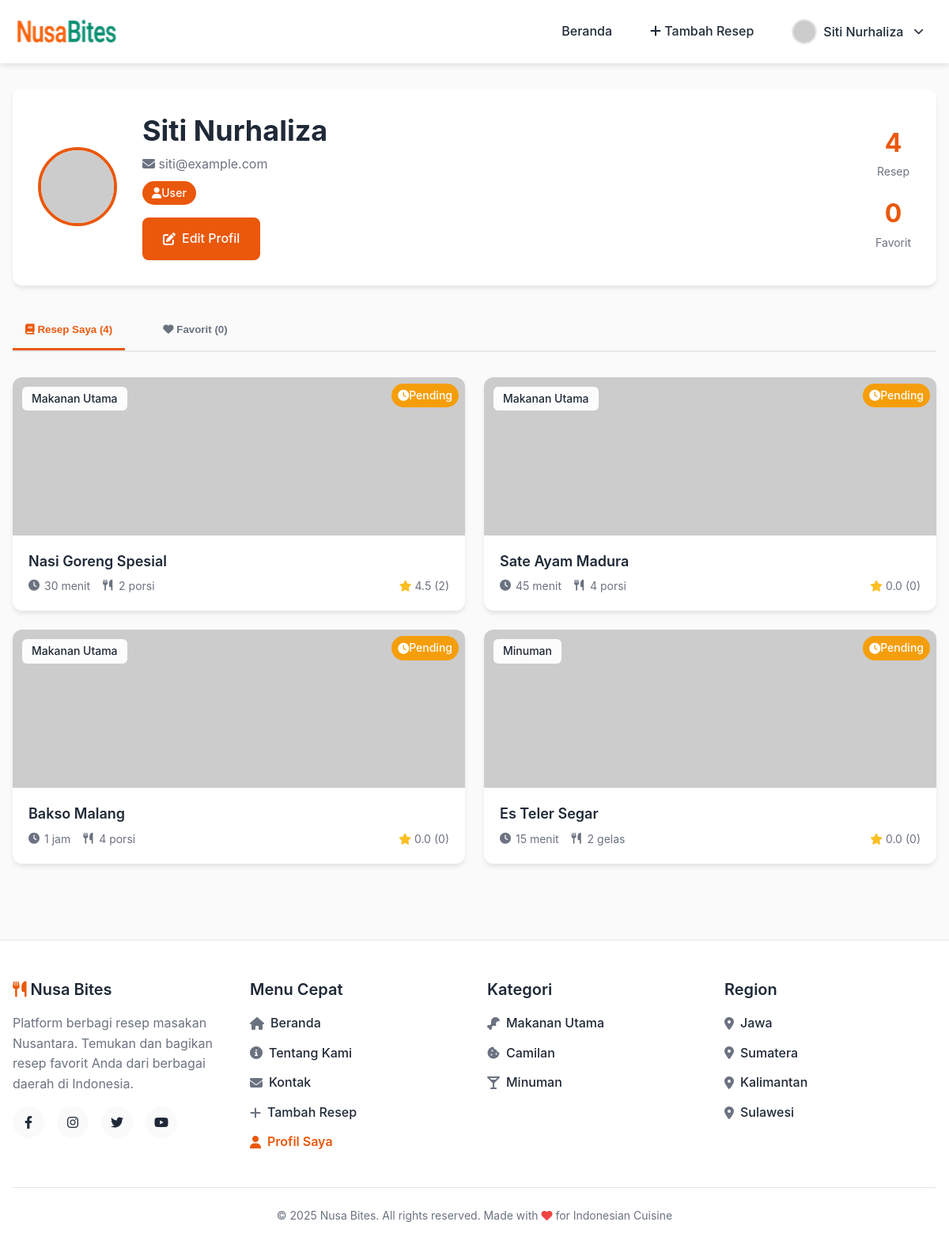
Page /pages/user/profile.php (signed in) on the committed database.
### tables this page shows
CREATE TABLE IF NOT EXISTS recipes (
    id INT AUTO_INCREMENT PRIMARY KEY,
    title VARCHAR(200) NOT NULL,
    description TEXT NOT NULL,
    image VARCHAR(500) DEFAULT NULL,
    author_id INT NOT NULL,
    author_name VARCHAR(100) NOT NULL,
    author_avatar VARCHAR(255) DEFAULT NULL,
    cooking_time VARCHAR(50) NOT NULL,
    servings VARCHAR(20) DEFAULT NULL,
    category VARCHAR(50) NOT NULL,
    region VARCHAR(50) NOT NULL,
    rating DECIMAL(3,2) DEFAULT 0.00,
    review_count INT DEFAULT 0,
    status ENUM('pending', 'approved', 'rejected') DEFAULT 'pending',
    rejection_reason TEXT DEFAULT NULL,
    ingredients TEXT NOT NULL,
    steps TEXT NOT NULL,
    created_at TIMESTAMP DEFAULT CURRENT_TIMESTAMP,
    updated_at TIMESTAMP DEFAULT CURRENT_TIMESTAMP ON UPDATE CURRENT_TIMESTAMP,
    FOREIGN KEY (author_id) REFERENCES users(id) ON DELETE CASCADE,
    INDEX idx_category (category),
    INDEX idx_region (region),
    INDEX idx_rating (rating),
    INDEX idx_status (status)
);

### config/functions.php (called while the page is built, shortened)
<?php
function isLoggedIn()
{
    return isset($_SESSION['user_id']);
}
function getCurrentUser()
{
    return [
        'id' => $_SESSION['user_id'],
        'name' => $_SESSION['user_name'],
        'email' => $_SESSION['user_email'],
        'role' => $_SESSION['user_role'],
        'avatar' => $_SESSION['user_avatar']
    ];
}
function isActivePage($pageName)
{
    $currentPage = basename($_SERVER['PHP_SELF']);
    return $currentPage === $pageName ? 'active' : '';
}

### pages/user/profile.php (the view, shortened to what this page needs)
<?php
require_once '../../config/functions.php';
$user = getCurrentUser();
$conn = getDBConnection();
$myRecipesStmt = $conn->prepare("SELECT r.*,
                                  (SELECT COUNT(*) FROM reviews WHERE recipe_id = r.id) as actual_review_count,
                                  (SELECT AVG(rating) FROM reviews WHERE recipe_id = r.id) as actual_rating
                                  FROM recipes r WHERE r.author_id = ? ORDER BY r.created_at DESC");
$myRecipesStmt->bind_param("i", $user['id']);
$myRecipesStmt->execute();
$myRecipes = $myRecipesStmt->get_result()->fetch_all(MYSQLI_ASSOC);
$likedStmt = $conn->prepare("SELECT r.*,
                             (SELECT COUNT(*) FROM reviews WHERE recipe_id = r.id) as actual_review_count,
                             (SELECT AVG(rating) FROM reviews WHERE recipe_id = r.id) as actual_rating
                             FROM recipes r
                             INNER JOIN liked_recipes l ON r.id = l.recipe_id
                             WHERE l.user_id = ?
                             ORDER BY l.created_at DESC");
$likedStmt->bind_param("i", $user['id']);
$likedStmt->execute();
$likedRecipes = $likedStmt->get_result()->fetch_all(MYSQLI_ASSOC);
?>
<!DOCTYPE html>
<html lang="id">
<head>
    <link rel="stylesheet" href="../../assets/css/style.css">
    <link rel="stylesheet" href="https://cdnjs.cloudflare.com/ajax/libs/font-awesome/6.4.0/css/all.min.css">
</head>
<body>
    <header class="header">
        <div class="container header-content">
            <a href="../../index.php" class="logo">
                <img src="../../assets/images/logo.png" alt="NusaBites Logo" style="height: 40px;">
            </a>
            <nav class="nav-links">
                <a href="../../index.php" class="<?php echo isActivePage('index.php'); ?>">Beranda</a>
                <a href="../recipe/add_recipe.php" class="<?php echo isActivePage('add_recipe.php'); ?>"><i class="fas fa-plus"></i> Tambah Resep</a>
                <div class="profile-dropdown">
                    <button class="user-profile-btn" onclick="toggleProfileDropdown(event)">
                        <?php
                        $navAvatar = $user['avatar'];
                        ?>
                        <?php if (!empty($navAvatar)): ?>
                            <img src="<?php echo htmlspecialchars($navAvatar); ?>"
                                alt="<?php echo htmlspecialchars($user['name']); ?>"
                                class="avatar">
                        <?php else: ?>
                            <i class="fas fa-user-circle" style="font-size: 1.5rem;"></i>
                        <?php endif; ?>
                        <span><?php echo htmlspecialchars($user['name']); ?></span>
                        <i class="fas fa-chevron-down" style="font-size: 0.8rem; margin-left: 0.3rem;"></i>
                    </button>
                </div>
            </nav>
        </div>
    </header>
    <div class="container" style="padding: 2rem 1rem;">
        <div class="card" style="padding: 2rem; margin-bottom: 2rem;">
            <div style="display: flex; align-items: center; gap: 2rem;">
                <?php
                $avatarSrc = $user['avatar'];
                ?>
                <?php if (!empty($avatarSrc)): ?>
                    <img src="<?php echo htmlspecialchars($avatarSrc); ?>"
                        alt="<?php echo htmlspecialchars($user['name']); ?>"
                        style="width: 100px; height: 100px; border-radius: 50%; border: 4px solid var(--color-primary); object-fit: cover;">
                <?php endif; ?>
                <div style="flex: 1;">
                    <h1 style="margin-bottom: 0.5rem;"><?php echo htmlspecialchars($user['name']); ?></h1>
                    <p class="text-gray" style="margin-bottom: 0.5rem;">
                        <i class="fas fa-envelope"></i> <?php echo htmlspecialchars($user['email']); ?>
                    </p>
                    <span class="badge badge-primary">
                        <i class="fas fa-<?php echo $user['role'] === 'admin' ? 'crown' : 'user'; ?>"></i>
                        <?php echo $user['role'] === 'admin' ? 'Admin' : 'User'; ?>
                    </span>
                    <div style="margin-top: 1rem;">
                        <a href="edit_profile.php" class="btn btn-secondary">
                            <i class="fas fa-edit"></i> Edit Profil
                        </a>
                    </div>
                </div>
                <div style="display: flex; flex-direction: column; gap: 1rem; text-align: center;">
                    <div>
                        <div style="font-size: 2rem; font-weight: 700; color: var(--color-primary);"><?php echo count($myRecipes); ?></div>
                        <div class="text-gray text-sm">Resep</div>
                    </div>
                    <div>
                        <div style="font-size: 2rem; font-weight: 700; color: var(--color-primary);"><?php echo count($likedRecipes); ?></div>
                        <div class="text-gray text-sm">Favorit</div>
                    </div>
                </div>
            </div>
        </div>
        <div style="margin-bottom: 2rem; border-bottom: 2px solid var(--color-border);">
            <div style="display: flex; gap: 2rem;">
                <button onclick="showTab('my-recipes')" id="tab-my-recipes" class="tab-button active" style="padding: 1rem; background: none; border: none; border-bottom: 3px solid var(--color-primary); cursor: pointer; font-weight: 600; color: var(--color-primary);">
                    <i class="fas fa-book"></i> Resep Saya (<?php echo count($myRecipes); ?>)
                </button>
                <button onclick="showTab('liked')" id="tab-liked" class="tab-button" style="padding: 1rem; background: none; border: none; border-bottom: 3px solid transparent; cursor: pointer; font-weight: 600; color: var(--color-text-gray);">
                    <i class="fas fa-heart"></i> Favorit (<?php echo count($likedRecipes); ?>)
                </button>
            </div>
        </div>
        <div id="content-my-recipes" class="tab-content">
            <?php if (count($myRecipes) > 0): ?>
                <div class="grid recipe-grid">
                    <?php foreach ($myRecipes as $recipe): ?>
                        <div class="card recipe-card" onclick="window.location.href='../recipe/recipe_detail.php?id=<?php echo $recipe['id']; ?>'">
                            <div class="recipe-card-image-wrapper">
                                <img src="<?php echo htmlspecialchars($recipe['image']); ?>"
                                    alt="<?php echo htmlspecialchars($recipe['title']); ?>"
                                    class="recipe-card-image"
                                    onerror="this.onerror=null; this.src='https://via.placeholder.com/400x300/f59e0b/ffffff?text=Gambar+Tidak+Tersedia'">
                                <span class="recipe-card-badge"><?php echo htmlspecialchars($recipe['category']); ?></span>
                                <?php if ($recipe['status'] === 'pending'): ?>
                                    <span class="badge" style="position: absolute; top: 0.5rem; right: 0.5rem; background: #f59e0b; color: white; padding: 0.25rem 0.5rem;">
                                        <i class="fas fa-clock"></i> Pending
                                    </span>
                                <?php elseif ($recipe['status'] === 'rejected'): ?>
                                    <span class="badge" style="position: absolute; top: 0.5rem; right: 0.5rem; background: #ef4444; color: white; padding: 0.25rem 0.5rem;">
                                        <i class="fas fa-times-circle"></i> Ditolak
                                    </span>
                                <?php endif; ?>
                            </div>
                            <div class="card-content">
                                <h3 class="recipe-card-title"><?php echo htmlspecialchars($recipe['title']); ?></h3>
                                <div class="recipe-card-footer">
                                    <div style="display: flex; gap: 1rem; flex-wrap: wrap;">
                                        <div class="flex items-center gap-1">
                                            <i class="fas fa-clock icon-sm"></i>
                                            <span><?php echo htmlspecialchars($recipe['cooking_time']); ?></span>
                                        </div>
                                        <?php if (!empty($recipe['servings'])): ?>
                                            <div class="flex items-center gap-1">
                                                <i class="fas fa-utensils icon-sm"></i>
                                                <span><?php echo htmlspecialchars($recipe['servings']); ?></span>
                                            </div>
                                        <?php endif; ?>
                                    </div>
                                    <div class="recipe-card-rating">
                                        <i class="fas fa-star star-icon"></i>
                                        <span><?php echo $recipe['actual_review_count'] > 0 ? number_format($recipe['actual_rating'], 1) : '0.0'; ?></span>
                                        <span class="text-gray">(<?php echo $recipe['actual_review_count']; ?>)</span>
                                    </div>
                                </div>
                            </div>
                        </div>
                    <?php endforeach; ?>
                </div>
            <?php endif; ?>
        </div>
    </div>
    <?php include '../../includes/footer.php'; ?>
</body>
</html>

### includes/footer.php
<footer class="footer">
    <div class="container">
        <div class="footer-content">
            <div class="footer-section">
                <h3>
                    <i class="fas fa-utensils"></i> Nusa Bites
                </h3>
                <p>Platform berbagi resep masakan Nusantara. Temukan dan bagikan resep favorit Anda dari berbagai daerah di Indonesia.</p>
                <div class="footer-social">
                    <a href="https://www.instagram.com/rizkyangga_7?utm_source=qr&igsh=MXZ1bG9neTJxeHBseA==" aria-label="Facebook">
                        <i class="fab fa-facebook-f"></i>
                    </a>
                    <a href="https://www.instagram.com/rizkyangga_7?utm_source=qr&igsh=MXZ1bG9neTJxeHBseA==" aria-label="Instagram">
                        <i class="fab fa-instagram"></i>
                    </a>
                    <a href="https://www.instagram.com/rizkyangga_7?utm_source=qr&igsh=MXZ1bG9neTJxeHBseA==" aria-label="Twitter">
                        <i class="fab fa-twitter"></i>
                    </a>
                    <a href="https://www.instagram.com/rizkyangga_7?utm_source=qr&igsh=MXZ1bG9neTJxeHBseA==" aria-label="YouTube">
                        <i class="fab fa-youtube"></i>
                    </a>
                </div>
            </div>
            <div class="footer-section">
                <h3>Menu Cepat</h3>
                <ul class="footer-links">
                    <li><a href="index.php" class="<?php echo isActivePage('index.php'); ?>"><i class="fas fa-home"></i> Beranda</a></li>
                    <li><a href="about.php" class="<?php echo isActivePage('about.php'); ?>"><i class="fas fa-info-circle"></i> Tentang Kami</a></li>
                    <li><a href="contact.php" class="<?php echo isActivePage('contact.php'); ?>"><i class="fas fa-envelope"></i> Kontak</a></li>
                    <?php if (isset($user)): ?>
                        <li><a href="add_recipe.php" class="<?php echo isActivePage('add_recipe.php'); ?>"><i class="fas fa-plus"></i> Tambah Resep</a></li>
                        <li><a href="profile.php" class="<?php echo isActivePage('profile.php'); ?>"><i class="fas fa-user"></i> Profil Saya</a></li>
                    <?php endif; ?>
                </ul>
            </div>
            <div class="footer-section">
                <h3>Kategori</h3>
                <ul class="footer-links">
                    <li><a href="index.php?categories[]=Makanan+Utama"><i class="fas fa-drumstick-bite"></i> Makanan Utama</a></li>
                    <li><a href="index.php?categories[]=Camilan"><i class="fas fa-cookie-bite"></i> Camilan</a></li>
                    <li><a href="index.php?categories[]=Minuman"><i class="fas fa-glass-martini-alt"></i> Minuman</a></li>
                </ul>
            </div>
            <div class="footer-section">
                <h3>Region</h3>
                <ul class="footer-links">
                    <li><a href="index.php?regions[]=Jawa"><i class="fas fa-map-marker-alt"></i> Jawa</a></li>
                    <li><a href="index.php?regions[]=Sumatera"><i class="fas fa-map-marker-alt"></i> Sumatera</a></li>
                    <li><a href="index.php?regions[]=Kalimantan"><i class="fas fa-map-marker-alt"></i> Kalimantan</a></li>
                    <li><a href="index.php?regions[]=Sulawesi"><i class="fas fa-map-marker-alt"></i> Sulawesi</a></li>
                </ul>
            </div>
        </div>
        <div class="footer-bottom">
            <p>&copy; <?php echo date('Y'); ?> Nusa Bites. All rights reserved. Made with <i class="fas fa-heart" style="color: #ef4444;"></i> for Indonesian Cuisine</p>
        </div>
    </div>
</footer>

### rows in the picture
recipes: category "Makanan Utama", status "pending" (drawn), title "Nasi Goreng Spesial", cooking_time "30 menit", servings "2 porsi", actual_rating "4.5", actual_review_count "2"
recipes: category "Makanan Utama", status "pending" (drawn), title "Sate Ayam Madura", cooking_time "45 menit", servings "4 porsi", shows "0.0", actual_review_count "0"
recipes: category "Makanan Utama", status "pending" (drawn), title "Bakso Malang", cooking_time "1 jam", servings "4 porsi", shows "0.0", actual_review_count "0"
recipes: category "Minuman", status "pending" (drawn), title "Es Teler Segar", cooking_time "15 menit", servings "2 gelas", shows "0.0", actual_review_count "0"

### other values in the picture
$user['name'] "Siti Nurhaliza"
$user['email'] "siti@example.com"
count($myRecipes) "4"
count($likedRecipes) "0"
